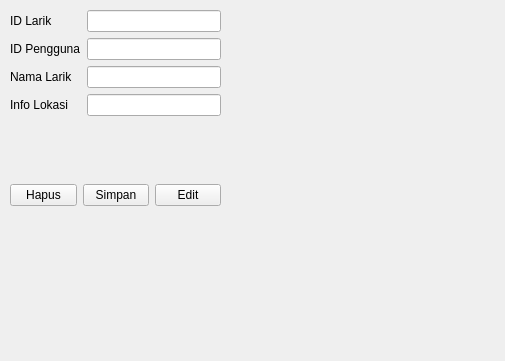
<?xml version="1.0" encoding="UTF-8"?>
<ui version="4.0">
 <class>FormLarik</class>
 <widget class="QWidget" name="FormLarik">
  <property name="geometry">
   <rect>
    <x>0</x>
    <y>0</y>
    <width>505</width>
    <height>361</height>
   </rect>
  </property>
  <property name="windowTitle">
   <string>Form</string>
  </property>
  <widget class="QWidget" name="formLayoutWidget">
   <property name="geometry">
    <rect>
     <x>10</x>
     <y>10</y>
     <width>211</width>
     <height>142</height>
    </rect>
   </property>
   <layout class="QFormLayout" name="formLayout">
    <item row="1" column="0">
     <widget class="QLabel" name="label">
      <property name="text">
       <string>ID Pengguna</string>
      </property>
     </widget>
    </item>
    <item row="2" column="0">
     <widget class="QLabel" name="label_2">
      <property name="text">
       <string>Nama Larik</string>
      </property>
     </widget>
    </item>
    <item row="2" column="1">
     <widget class="QLineEdit" name="EditNama"/>
    </item>
    <item row="3" column="0">
     <widget class="QLabel" name="label_3">
      <property name="text">
       <string>Info Lokasi</string>
      </property>
     </widget>
    </item>
    <item row="3" column="1">
     <widget class="QLineEdit" name="EditLokasi"/>
    </item>
    <item row="1" column="1">
     <widget class="QLineEdit" name="EditId"/>
    </item>
    <item row="0" column="1">
     <widget class="QLineEdit" name="EditIdLarik"/>
    </item>
    <item row="0" column="0">
     <widget class="QLabel" name="label_4">
      <property name="text">
       <string>ID Larik</string>
      </property>
     </widget>
    </item>
   </layout>
  </widget>
  <widget class="QWidget" name="horizontalLayoutWidget">
   <property name="geometry">
    <rect>
     <x>10</x>
     <y>180</y>
     <width>211</width>
     <height>31</height>
    </rect>
   </property>
   <layout class="QHBoxLayout" name="horizontalLayout">
    <item>
     <widget class="QPushButton" name="btn_Hapus">
      <property name="text">
       <string>Hapus</string>
      </property>
     </widget>
    </item>
    <item>
     <widget class="QPushButton" name="btn_Simpan">
      <property name="text">
       <string>Simpan</string>
      </property>
     </widget>
    </item>
    <item>
     <widget class="QPushButton" name="btn_Edit">
      <property name="text">
       <string>Edit</string>
      </property>
     </widget>
    </item>
   </layout>
  </widget>
 </widget>
 <resources/>
 <connections/>
</ui>
